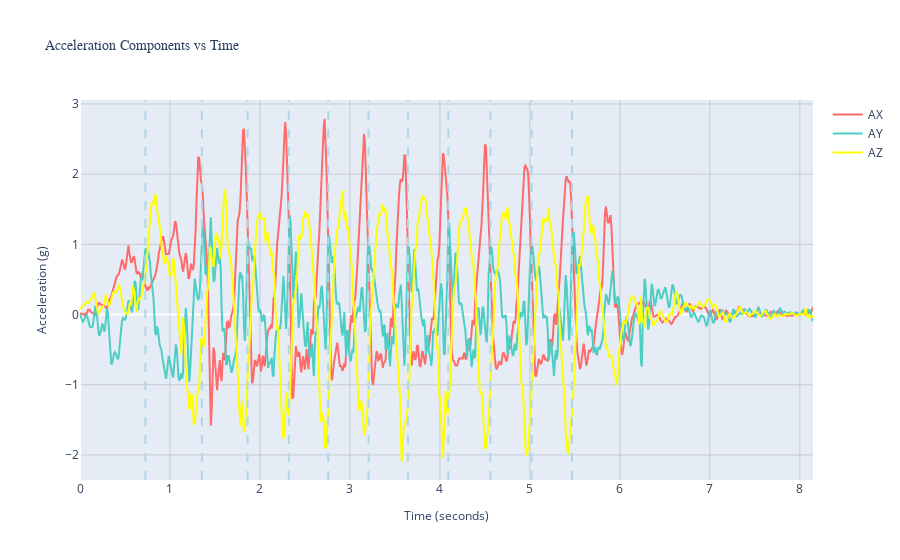

The notebook cell this image was saved under:
### Code cell
# Create the figure for acceleration components
fig = go.Figure()

fig.add_trace(go.Scatter(
    x=data['Time'], 
    y=data['AX'],
    mode='lines',
    name='AX',  # This creates the legend label
    line=dict(color=colors['X'], width=2)
))

fig.add_trace(go.Scatter(
    x=data['Time'], 
    y=data['AY'],
    mode='lines',
    name='AY',
    line=dict(color=colors['Y'], width=2)
))

fig.add_trace(go.Scatter(
    x=data['Time'], 
    y=data['AZ'],
    mode='lines',
    name='AZ',
    line=dict(color=colors['Z'], width=2)
))

for jump_time in jumped_times:
    fig.add_vline(
        x=jump_time, 
        line_dash="dash", 
        line_color="lightblue",
    )

# Update layout (equivalent to set_xlabel, set_ylabel, set_title, grid)
fig.update_layout(
    title=dict(
        text='Acceleration Components vs Time',
        font=dict(size=14, family="Arial Black")  # Bold equivalent
    ),
    xaxis_title=dict(text='Time (seconds)', font=dict(size=12)),
    yaxis_title=dict(text='Acceleration (g)', font=dict(size=12)),
    showlegend=True,  # Legend is shown by default
    xaxis=dict(showgrid=True, gridcolor='rgba(128,128,128,0.3)'),
    yaxis=dict(showgrid=True, gridcolor='rgba(128,128,128,0.3)')
)

# Show the plot
fig.show()

### Figure 1 — Plotly figure (JSON) as saved in the notebook; plotly's stock layout.template omitted (floating-point values rounded to 4 significant figures; data arrays with more than 128 entries replaced by an {"elided": "..."} marker saying what was removed)
{"data": [{"line": {"color": "#FF6B6B", "width": 2}, "mode": "lines", "name": "AX", "type": "scatter", "x": {"elided": "819 float values"}, "y": {"elided": "819 float values"}}, {"line": {"color": "#4ECDC4", "width": 2}, "mode": "lines", "name": "AY", "type": "scatter", "x": {"elided": "819 float values"}, "y": {"elided": "819 float values"}}, {"line": {"color": "yellow", "width": 2}, "mode": "lines", "name": "AZ", "type": "scatter", "x": {"elided": "819 float values"}, "y": {"elided": "819 float values"}}], "layout": {"shapes": [{"line": {"color": "lightblue", "dash": "dash"}, "type": "line", "x0": 0.727, "x1": 0.727, "xref": "x", "y0": 0, "y1": 1, "yref": "y domain"}, {"line": {"color": "lightblue", "dash": "dash"}, "type": "line", "x0": 1.354, "x1": 1.354, "xref": "x", "y0": 0, "y1": 1, "yref": "y domain"}, {"line": {"color": "lightblue", "dash": "dash"}, "type": "line", "x0": 1.862, "x1": 1.862, "xref": "x", "y0": 0, "y1": 1, "yref": "y domain"}, {"line": {"color": "lightblue", "dash": "dash"}, "type": "line", "x0": 2.32, "x1": 2.32, "xref": "x", "y0": 0, "y1": 1, "yref": "y domain"}, {"line": {"color": "lightblue", "dash": "dash"}, "type": "line", "x0": 2.759, "x1": 2.759, "xref": "x", "y0": 0, "y1": 1, "yref": "y domain"}, {"line": {"color": "lightblue", "dash": "dash"}, "type": "line", "x0": 3.207, "x1": 3.207, "xref": "x", "y0": 0, "y1": 1, "yref": "y domain"}, {"line": {"color": "lightblue", "dash": "dash"}, "type": "line", "x0": 3.645, "x1": 3.645, "xref": "x", "y0": 0, "y1": 1, "yref": "y domain"}, {"line": {"color": "lightblue", "dash": "dash"}, "type": "line", "x0": 4.093, "x1": 4.093, "xref": "x", "y0": 0, "y1": 1, "yref": "y domain"}, {"line": {"color": "lightblue", "dash": "dash"}, "type": "line", "x0": 4.561, "x1": 4.561, "xref": "x", "y0": 0, "y1": 1, "yref": "y domain"}, {"line": {"color": "lightblue", "dash": "dash"}, "type": "line", "x0": 5.019, "x1": 5.019, "xref": "x", "y0": 0, "y1": 1, "yref": "y domain"}, {"line": {"color": "lightblue", "dash": "dash"}, "type": "line", "x0": 5.467, "x1": 5.467, "xref": "x", "y0": 0, "y1": 1, "yref": "y domain"}], "showlegend": true, "title": {"font": {"family": "Arial Black", "size": 14}, "text": "Acceleration Components vs Time"}, "xaxis": {"gridcolor": "rgba(128,128,128,0.3)", "showgrid": true, "title": {"font": {"size": 12}, "text": "Time (seconds)"}}, "yaxis": {"gridcolor": "rgba(128,128,128,0.3)", "showgrid": true, "title": {"font": {"size": 12}, "text": "Acceleration (g)"}}}}
